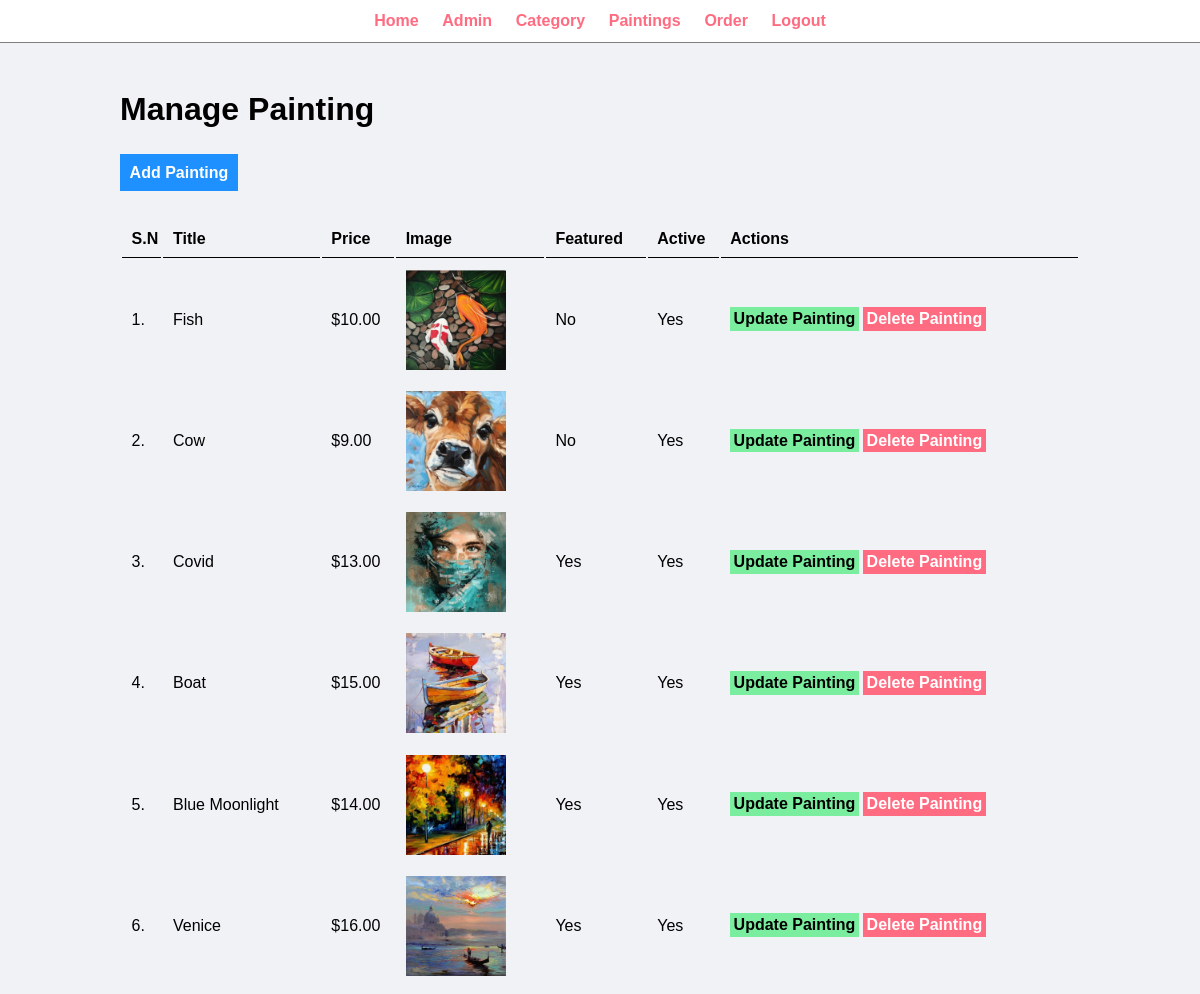
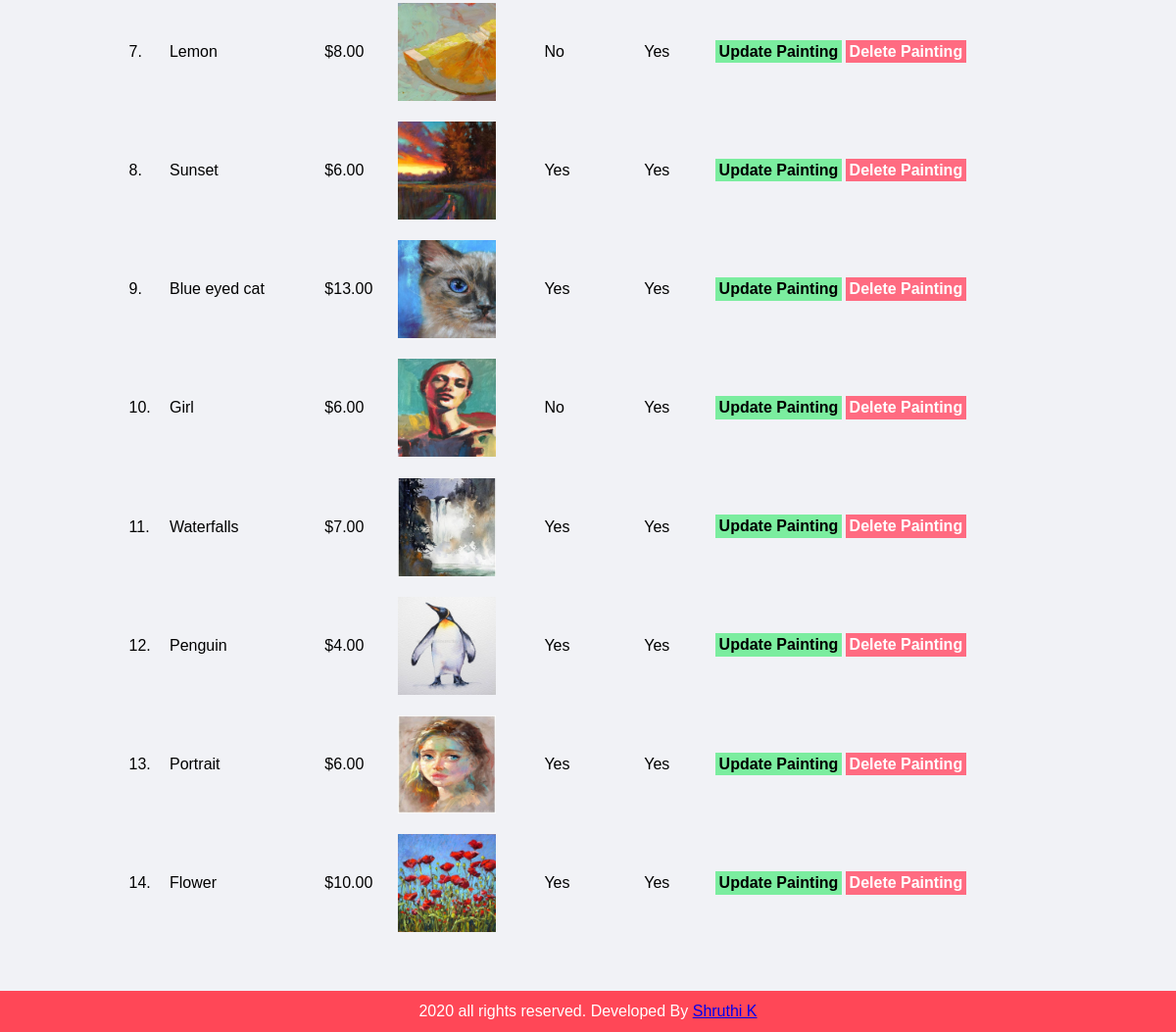
/admin/manage-painting.php (signed in), run on the app's committed database (2 pictures, top to bottom).
### tables this page shows
CREATE TABLE `tbl_paintings` (
  `id` int(10) UNSIGNED NOT NULL,
  `title` varchar(100) NOT NULL,
  `description` text NOT NULL,
  `price` decimal(10,2) NOT NULL,
  `image_name` varchar(255) NOT NULL,
  `category_id` int(10) UNSIGNED NOT NULL,
  `featured` varchar(10) NOT NULL,
  `active` varchar(10) NOT NULL
);

### admin/manage-painting.php (the view, shortened to what this page needs)
<?php include('partials/menu.php'); ?>
<div class="main-content">
    <div class="wrapper">
        <h1>Manage Painting</h1>
        <br/><br/>
        <a href="<?php echo SITEURL;?>admin/add-painting.php" class="btn-primary">Add Painting</a>
        <br/><br/><br/>
        <table class="tbl-full">
                    <tr>
                        <th>S.N</th>
                        <th>Title</th>
                        <th>Price</th>
                        <th>Image</th>
                        <th>Featured</th>
                        <th>Active</th>
                        <th>Actions</th>
                    </tr>
                    <?php
                        $sql = "SELECT * FROM tbl_paintings";
                        $res = mysqli_query($conn, $sql);
                        $count = mysqli_num_rows($res);
                        $sn=1;
                        if($count>0)
                        {
                            while($row=mysqli_fetch_assoc($res))
                            {
                                $id = $row['id'];
                                $title = $row['title'];
                                $price = $row['price'];
                                $image_name = $row['image_name'];
                                $featured = $row['featured'];
                                $active = $row['active'];
                                ?>
                                <tr>
                                    <td><?php echo $sn++; ?>. </td>
                                    <td><?php echo $title; ?></td>
                                    <td>$<?php echo $price; ?></td>
                                    <td>
                                        <?php
                                            if($image_name=="")
                                            {
                                                echo "<div class='error'>Image not Added.</div>";
                                            }
                                            else
                                            {
                                                ?>
                                                <img src="<?php echo SITEURL; ?>images/painting/<?php echo $image_name; ?>" width="100px">
                                                <?php
                                            }
                                        ?>
                                    </td>
                                    <td><?php echo $featured; ?></td>
                                    <td><?php echo $active; ?></td>
                                    <td>
                                        <a href="<?php echo SITEURL; ?>admin/update-painting.php?id=<?php echo $id; ?>" class="btn-secondary">Update Painting</a>
                                        <a href="<?php echo SITEURL; ?>admin/delete-painting.php?id=<?php echo $id; ?>&image_name=<?php echo $image_name; ?>" class="btn-danger">Delete Painting</a>
                                    </td>
                                </tr>
                                <?php
                            }
                        }
                        else
                        {
                            echo "<tr> <td colspan='7' class='error'> Painting not Added Yet. </td> </tr>";
                        }
                    ?>
                </table>
    </div>
</div>
<?php include('partials/footer.php'); ?>

### admin/partials/menu.php (shortened to what this page needs)
<html>
    <head>
        <link rel="stylesheet" href="../css/admin.css">
    </head>
    <body>
        <div class="menu text-center">
            <div class="wrapper">
                <ul>
                    <li><a href="index.php">Home</a></li>
                    <li><a href="manage-admin.php">Admin</a></li>
                    <li><a href="manage-category.php">Category</a></li>
                    <li><a href="manage-painting.php">Paintings</a></li>
                    <li><a href="manage-order.php">Order</a></li>
                    <li><a href="logout.php">Logout</a></li>
                </ul>
            </div>
        </div>

### admin/partials/footer.php
<div class="footer">
            <div class="wrapper">
                <p class="text-center">2020 all rights reserved. Developed By <a href="#">Shruthi K </a></p>
            </div>
        </div>
    </body>
</html>

### css/admin.css (style rules this page uses)
* { margin: 0; padding: 0; font-family: Arial, Helvetica, sans-serif; }
.wrapper { padding: 1%; width: 80%; margin: 0 auto; }
.text-center { text-align: center; }
.tbl-full { width: 100%; }
table tr th { border-bottom: 1px solid black; padding: 1%; text-align: left; }
table tr td { padding: 1%; }
.btn-primary { background-color: #1e90ff; padding: 1%; color: white; text-decoration: none; font-weight: bold; }
.btn-secondary { background-color: #7bed9f; padding: 1%; color: black; text-decoration: none; font-weight: bold; }
.btn-danger { background-color: #ff6b81; padding: 1%; color: white; text-decoration: none; font-weight: bold; }
.menu { border-bottom: 1px solid grey; }
.menu ul { list-style-type: none; }
.menu ul li { display: inline; padding: 1%; }
.menu ul li a { text-decoration: none; font-weight: bold; color: #ff6b81; }
.main-content { background-color: #f1f2f6; padding: 3% 0; }
.footer { background-color: #ff4757; color: white; }

### data on the page
tbl_paintings: title "Fish", price "10.00", image_name (picture), featured "No", active "Yes"
tbl_paintings: title "Cow", price "9.00", image_name (picture), featured "No", active "Yes"
tbl_paintings: title "Covid", price "13.00", image_name (picture), featured "Yes", active "Yes"
tbl_paintings: title "Boat", price "15.00", image_name (picture), featured "Yes", active "Yes"
tbl_paintings: title "Blue Moonlight", price "14.00", image_name (picture), featured "Yes", active "Yes"
tbl_paintings: title "Venice", price "16.00", image_name (picture), featured "Yes", active "Yes"
tbl_paintings: title "Lemon", price "8.00", image_name (picture), featured "No", active "Yes"
tbl_paintings: title "Sunset", price "6.00", image_name (picture), featured "Yes", active "Yes"
tbl_paintings: title "Blue eyed cat", price "13.00", image_name (picture), featured "Yes", active "Yes"
tbl_paintings: title "Girl", price "6.00", image_name (picture), featured "No", active "Yes"
tbl_paintings: title "Waterfalls", price "7.00", image_name (picture), featured "Yes", active "Yes"
tbl_paintings: title "Penguin", price "4.00", image_name (picture), featured "Yes", active "Yes"
tbl_paintings: title "Portrait", price "6.00", image_name (picture), featured "Yes", active "Yes"
tbl_paintings: title "Flower", price "10.00", image_name (picture), featured "Yes", active "Yes"
